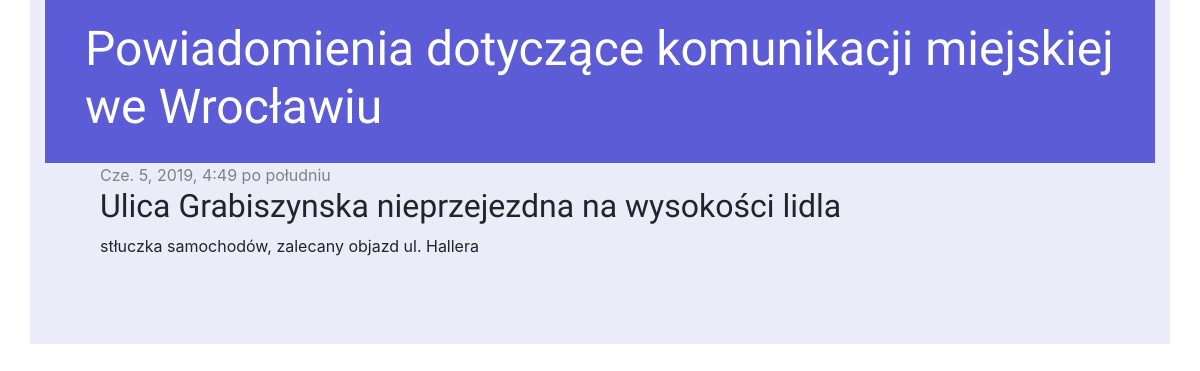
Page /post/4/ on the earlier database version.
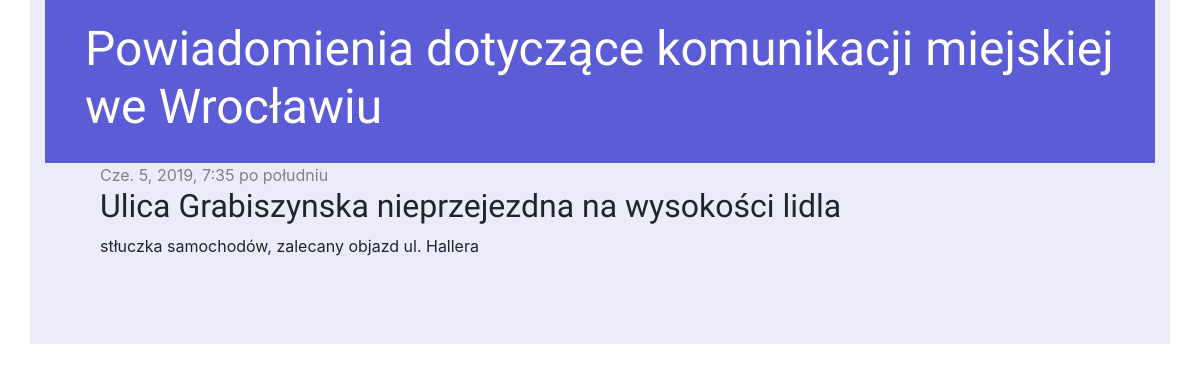
Same page on the later database version.
### informant/models.py (models this page shows, shortened)
class Post(models.Model):
    author = models.ForeignKey('auth.User', on_delete=models.CASCADE)
    title = models.CharField(max_length=200)
    text = models.TextField()
    created_date = models.DateTimeField(
            default=timezone.now)
    published_date = models.DateTimeField(
            blank=True, null=True)

### informant/views.py (the view)
# urls.py: path('post/<int:pk>/', views.post_detail, name='post_detail'),
def post_detail(request, pk):
    post = get_object_or_404(Post, pk=pk)
    return render(request, 'informant/post_detail.html', {'post': post})

### informant/templates/informant/post_detail.html (shortened to what this page needs)
{% extends 'informant/base.html' %}
{% block content %}
    <div class="post">
        {% if post.published_date %}
            <div class="date">
                {{ post.published_date }}
            </div>
        {% endif %}
        <h2>{{ post.title }}
        </h2>
        <p>{{ post.text|linebreaksbr }}</p>
    </div>
{% endblock %}

Differences in the rows shown:
changed Post "Ulica Grabiszynska nieprzejezdna na wysokości lidla": published_date "Cze. 5, 2019, 4:49 po południu" → "Cze. 5, 2019, 7:35 po południu"
